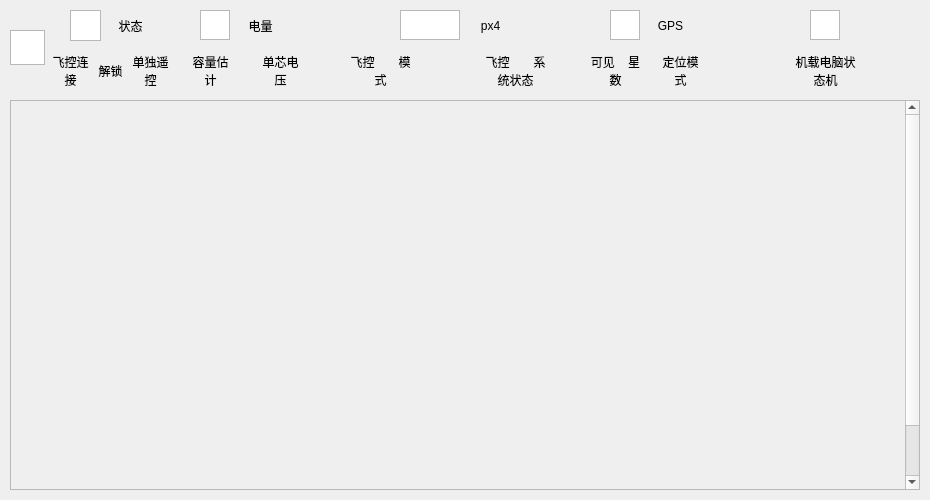
<?xml version="1.0" encoding="UTF-8"?>
<ui version="4.0">
 <class>state_uav_widget</class>
 <widget class="QWidget" name="state_uav_widget">
  <property name="geometry">
   <rect>
    <x>0</x>
    <y>0</y>
    <width>930</width>
    <height>500</height>
   </rect>
  </property>
  <property name="minimumSize">
   <size>
    <width>930</width>
    <height>500</height>
   </size>
  </property>
  <property name="maximumSize">
   <size>
    <width>930</width>
    <height>800</height>
   </size>
  </property>
  <property name="windowTitle">
   <string>Form</string>
  </property>
  <widget class="QGraphicsView" name="graphicsView_battery">
   <property name="geometry">
    <rect>
     <x>200</x>
     <y>10</y>
     <width>30</width>
     <height>30</height>
    </rect>
   </property>
   <property name="backgroundBrush">
    <brush brushstyle="NoBrush">
     <color alpha="0">
      <red>0</red>
      <green>0</green>
      <blue>0</blue>
     </color>
    </brush>
   </property>
  </widget>
  <widget class="QLabel" name="label_battery_2">
   <property name="geometry">
    <rect>
     <x>190</x>
     <y>50</y>
     <width>41</width>
     <height>41</height>
    </rect>
   </property>
   <property name="text">
    <string>容量估计</string>
   </property>
   <property name="alignment">
    <set>Qt::AlignCenter</set>
   </property>
   <property name="wordWrap">
    <bool>true</bool>
   </property>
  </widget>
  <widget class="QLabel" name="label_battery_1">
   <property name="geometry">
    <rect>
     <x>240</x>
     <y>10</y>
     <width>41</width>
     <height>31</height>
    </rect>
   </property>
   <property name="text">
    <string>电量</string>
   </property>
   <property name="alignment">
    <set>Qt::AlignCenter</set>
   </property>
  </widget>
  <widget class="QLabel" name="label_battery_3">
   <property name="geometry">
    <rect>
     <x>260</x>
     <y>50</y>
     <width>41</width>
     <height>41</height>
    </rect>
   </property>
   <property name="text">
    <string>单芯电压</string>
   </property>
   <property name="alignment">
    <set>Qt::AlignCenter</set>
   </property>
   <property name="wordWrap">
    <bool>true</bool>
   </property>
  </widget>
  <widget class="QGraphicsView" name="graphicsView_px4">
   <property name="geometry">
    <rect>
     <x>400</x>
     <y>10</y>
     <width>60</width>
     <height>30</height>
    </rect>
   </property>
   <property name="minimumSize">
    <size>
     <width>60</width>
     <height>30</height>
    </size>
   </property>
   <property name="backgroundBrush">
    <brush brushstyle="NoBrush">
     <color alpha="0">
      <red>0</red>
      <green>0</green>
      <blue>0</blue>
     </color>
    </brush>
   </property>
  </widget>
  <widget class="QLabel" name="label_px4">
   <property name="geometry">
    <rect>
     <x>470</x>
     <y>10</y>
     <width>41</width>
     <height>31</height>
    </rect>
   </property>
   <property name="text">
    <string>px4</string>
   </property>
   <property name="alignment">
    <set>Qt::AlignCenter</set>
   </property>
  </widget>
  <widget class="QLabel" name="label_px4_sys_state">
   <property name="geometry">
    <rect>
     <x>480</x>
     <y>50</y>
     <width>71</width>
     <height>41</height>
    </rect>
   </property>
   <property name="text">
    <string>飞控　　系统状态</string>
   </property>
   <property name="alignment">
    <set>Qt::AlignCenter</set>
   </property>
   <property name="wordWrap">
    <bool>true</bool>
   </property>
  </widget>
  <widget class="QLabel" name="label_px4_mode">
   <property name="geometry">
    <rect>
     <x>350</x>
     <y>50</y>
     <width>61</width>
     <height>41</height>
    </rect>
   </property>
   <property name="text">
    <string>飞控　　模式</string>
   </property>
   <property name="alignment">
    <set>Qt::AlignCenter</set>
   </property>
   <property name="wordWrap">
    <bool>true</bool>
   </property>
  </widget>
  <widget class="QGraphicsView" name="graphicsView_icon_uav">
   <property name="geometry">
    <rect>
     <x>10</x>
     <y>30</y>
     <width>35</width>
     <height>35</height>
    </rect>
   </property>
   <property name="backgroundBrush">
    <brush brushstyle="NoBrush">
     <color alpha="0">
      <red>0</red>
      <green>0</green>
      <blue>0</blue>
     </color>
    </brush>
   </property>
  </widget>
  <widget class="QGraphicsView" name="graphicsView_state">
   <property name="geometry">
    <rect>
     <x>70</x>
     <y>10</y>
     <width>31</width>
     <height>31</height>
    </rect>
   </property>
   <property name="backgroundBrush">
    <brush brushstyle="NoBrush">
     <color alpha="0">
      <red>0</red>
      <green>0</green>
      <blue>0</blue>
     </color>
    </brush>
   </property>
  </widget>
  <widget class="QLabel" name="label_state_connected">
   <property name="geometry">
    <rect>
     <x>50</x>
     <y>50</y>
     <width>41</width>
     <height>41</height>
    </rect>
   </property>
   <property name="text">
    <string>飞控连接</string>
   </property>
   <property name="alignment">
    <set>Qt::AlignCenter</set>
   </property>
   <property name="wordWrap">
    <bool>true</bool>
   </property>
  </widget>
  <widget class="QLabel" name="label_state_armed">
   <property name="geometry">
    <rect>
     <x>90</x>
     <y>50</y>
     <width>41</width>
     <height>41</height>
    </rect>
   </property>
   <property name="text">
    <string>解锁</string>
   </property>
   <property name="alignment">
    <set>Qt::AlignCenter</set>
   </property>
   <property name="wordWrap">
    <bool>true</bool>
   </property>
  </widget>
  <widget class="QLabel" name="label_state_manual_input">
   <property name="geometry">
    <rect>
     <x>130</x>
     <y>50</y>
     <width>41</width>
     <height>41</height>
    </rect>
   </property>
   <property name="text">
    <string>单独遥控</string>
   </property>
   <property name="alignment">
    <set>Qt::AlignCenter</set>
   </property>
   <property name="wordWrap">
    <bool>true</bool>
   </property>
  </widget>
  <widget class="QLabel" name="label_state">
   <property name="geometry">
    <rect>
     <x>110</x>
     <y>10</y>
     <width>41</width>
     <height>31</height>
    </rect>
   </property>
   <property name="text">
    <string>状态</string>
   </property>
   <property name="alignment">
    <set>Qt::AlignCenter</set>
   </property>
  </widget>
  <widget class="QLabel" name="label_gps">
   <property name="geometry">
    <rect>
     <x>650</x>
     <y>10</y>
     <width>41</width>
     <height>31</height>
    </rect>
   </property>
   <property name="text">
    <string>GPS</string>
   </property>
   <property name="alignment">
    <set>Qt::AlignCenter</set>
   </property>
  </widget>
  <widget class="QGraphicsView" name="graphicsView_gps">
   <property name="geometry">
    <rect>
     <x>610</x>
     <y>10</y>
     <width>30</width>
     <height>30</height>
    </rect>
   </property>
   <property name="backgroundBrush">
    <brush brushstyle="NoBrush">
     <color alpha="0">
      <red>0</red>
      <green>0</green>
      <blue>0</blue>
     </color>
    </brush>
   </property>
  </widget>
  <widget class="QLabel" name="label_gps_satellites_visible">
   <property name="geometry">
    <rect>
     <x>590</x>
     <y>50</y>
     <width>51</width>
     <height>41</height>
    </rect>
   </property>
   <property name="text">
    <string>可见    星数</string>
   </property>
   <property name="alignment">
    <set>Qt::AlignCenter</set>
   </property>
   <property name="wordWrap">
    <bool>true</bool>
   </property>
  </widget>
  <widget class="QLabel" name="label_gps_fix_type">
   <property name="geometry">
    <rect>
     <x>660</x>
     <y>50</y>
     <width>41</width>
     <height>41</height>
    </rect>
   </property>
   <property name="text">
    <string>定位模式</string>
   </property>
   <property name="alignment">
    <set>Qt::AlignCenter</set>
   </property>
   <property name="wordWrap">
    <bool>true</bool>
   </property>
  </widget>
  <widget class="QLabel" name="label_machine_state">
   <property name="geometry">
    <rect>
     <x>790</x>
     <y>50</y>
     <width>71</width>
     <height>41</height>
    </rect>
   </property>
   <property name="text">
    <string>机载电脑状态机</string>
   </property>
   <property name="alignment">
    <set>Qt::AlignCenter</set>
   </property>
   <property name="wordWrap">
    <bool>true</bool>
   </property>
  </widget>
  <widget class="QGraphicsView" name="graphicsView_computer">
   <property name="geometry">
    <rect>
     <x>810</x>
     <y>10</y>
     <width>30</width>
     <height>30</height>
    </rect>
   </property>
   <property name="backgroundBrush">
    <brush brushstyle="NoBrush">
     <color alpha="0">
      <red>0</red>
      <green>0</green>
      <blue>0</blue>
     </color>
    </brush>
   </property>
  </widget>
  <widget class="QScrollArea" name="scrollArea">
   <property name="geometry">
    <rect>
     <x>10</x>
     <y>100</y>
     <width>910</width>
     <height>390</height>
    </rect>
   </property>
   <property name="minimumSize">
    <size>
     <width>910</width>
     <height>390</height>
    </size>
   </property>
   <property name="widgetResizable">
    <bool>true</bool>
   </property>
   <widget class="QWidget" name="scrollAreaWidgetContents">
    <property name="geometry">
     <rect>
      <x>0</x>
      <y>0</y>
      <width>894</width>
      <height>450</height>
     </rect>
    </property>
    <property name="minimumSize">
     <size>
      <width>0</width>
      <height>450</height>
     </size>
    </property>
    <widget class="QWidget" name="verticalLayoutWidget">
     <property name="geometry">
      <rect>
       <x>0</x>
       <y>0</y>
       <width>901</width>
       <height>211</height>
      </rect>
     </property>
     <layout class="QVBoxLayout" name="verticalLayout"/>
    </widget>
   </widget>
  </widget>
 </widget>
 <resources/>
 <connections/>
</ui>
